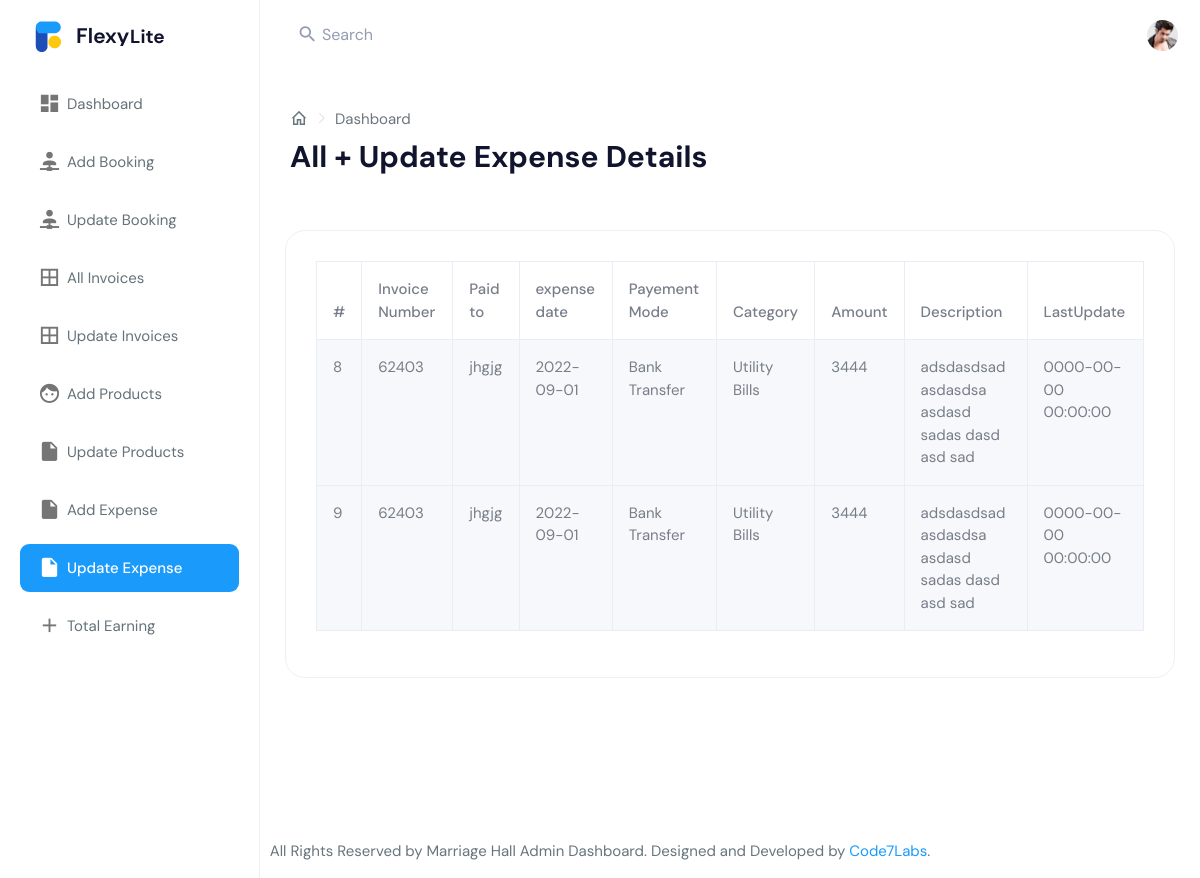
The page /update-expense.php on the database its author committed.
### tables this page shows
CREATE TABLE `expense` (
  `ID` bigint(11) NOT NULL AUTO_INCREMENT,
  `Inv_number` varchar(255) DEFAULT NULL,
  `paid_to` varchar(255) DEFAULT NULL,
  `expense_date` varchar(255) DEFAULT NULL,
  `payement_mode` varchar(255) DEFAULT NULL,
  `category` varchar(255) DEFAULT NULL,
  `amount` varchar(255) DEFAULT NULL,
  `description` varchar(255) DEFAULT NULL,
  `image_bill` varchar(255) DEFAULT NULL,
  `last_update` timestamp NULL DEFAULT NULL,
  PRIMARY KEY (`ID`)
);

### update-expense.php (the view)
<?php include 'header.php'; ?>
<?php include 'config/connection.php'; ?>
        <div class="page-wrapper">
            <div class="page-breadcrumb">
                <div class="row align-items-center">
                    <div class="col-6">
                        <nav aria-label="breadcrumb">
                            <ol class="breadcrumb mb-0 d-flex align-items-center">
                              <li class="breadcrumb-item"><a href="index.html" class="link"><i class="mdi mdi-home-outline fs-4"></i></a></li>
                              <li class="breadcrumb-item active" aria-current="page">Dashboard</li>
                            </ol>
                          </nav>
                        <h1 class="mb-0 fw-bold">All + Update  Expense Details</h1>
                    </div>
                </div>
            </div>
            <div class="container-fluid">
                    <div class="row">
                         <?php
                    $sql = "SELECT * FROM  expense";
                    $result = mysqli_query($conn, $sql) or die("Query Un successfully");
                    if(mysqli_num_rows($result) > 0) {
                    ?>
                    <div class="col-lg-12 col-xlg-12 col-md-12">
                        <div class="card">
                            <div class="card-body">
                               <table class="table   table-striped table-bordered" style="width:100%">
  <thead>
    <tr>
      <th scope="col">#</th>
      <th scope="col">Invoice Number</th>
      <th scope="col">Paid to </th>
      <th scope="col">expense date</th>
      <th scope="col">Payement Mode</th>
      <th scope="col">Category</th>
      <th scope="col">Amount</th>
      <th scope="col">Description</th>
      <th scope="col">LastUpdate</th>
    </tr>
  </thead>
  <?php
                while($row = mysqli_fetch_assoc($result)){
                    ?>
  <tbody>
    <tr>
      <td><?php echo $row['ID'] ?></td>
      <td><?php echo $row['Inv_number'] ?></td>
      <td><?php echo $row['paid_to'] ?></td>
      <td><?php echo $row['expense_date'] ?></td>
      <td><?php echo $row['payement_mode'] ?></td>
      <td><?php echo $row['category'] ?></td>
      <td><?php echo $row['amount'] ?></td>
      <td><?php echo $row['description'] ?></td>
      <td><?php echo $row['last_update'] ?></td>
    </tr>
    <?php
                    }
                      }
                      ?>
  </tbody>
</table>
                    </div>
                        </div>
                    </div>
</div>
                </div> </div>
            </div>
<?php include 'footer.php'; ?>

### header.php (shortened to what this page needs)
<!DOCTYPE html>
<html dir="ltr" lang="en">
<head>
    <link href="assets/libs/chartist/dist/chartist.min.css" rel="stylesheet">
    <link href="assets/libs/chartist-plugin-tooltips/dist/chartist-plugin-tooltip.css" rel="stylesheet">
    <link href="dist/css/style.min.css" rel="stylesheet">
</head>
<body>
    <div id="main-wrapper" data-layout="vertical" data-navbarbg="skin5" data-sidebartype="full"
        data-sidebar-position="absolute" data-header-position="absolute" data-boxed-layout="full">
        <header class="topbar" data-navbarbg="skin6">
            <nav class="navbar top-navbar navbar-expand-md navbar-light">
                <div class="navbar-header" data-logobg="skin6">
                    <a class="navbar-brand" href="index.php">
                        <b class="logo-icon">
                            <img src="assets/images/logo-icon.png" alt="homepage" class="dark-logo" />
                        </b>
                        <span class="logo-text">
                            <img src="assets/images/logo-text.png" alt="homepage" class="dark-logo" />
                        </span>
                    </a>
                </div>
                <div class="navbar-collapse collapse" id="navbarSupportedContent" data-navbarbg="skin5">
                    <ul class="navbar-nav float-start me-auto">
                        <li class="nav-item search-box"> <a class="nav-link waves-effect waves-dark"
                                href="javascript:void(0)"><i class="mdi mdi-magnify me-1"></i> <span class="font-16">Search</span></a>
                        </li>
                    </ul>
                    <ul class="navbar-nav float-end">
                        <li class="nav-item dropdown">
                            <a class="nav-link dropdown-toggle text-muted waves-effect waves-dark pro-pic" href="#" id="navbarDropdown" role="button" data-bs-toggle="dropdown" aria-expanded="false">
                                <img src="assets/images/users/profile.png" alt="user" class="rounded-circle" width="31">
                            </a>
                        </li>
                    </ul>
                </div>
            </nav>
        </header>
        <aside class="left-sidebar" data-sidebarbg="skin6">
            <div class="scroll-sidebar">
                <nav class="sidebar-nav">
                    <ul id="sidebarnav">
                        <li class="sidebar-item"> <a class="sidebar-link waves-effect waves-dark sidebar-link"
                                href="index.php" aria-expanded="false"><i class="mdi mdi-view-dashboard"></i><span
                                    class="hide-menu">Dashboard</span></a></li>
                        <li class="sidebar-item"> <a class="sidebar-link waves-effect waves-dark sidebar-link"
                                href="bookadd.php" aria-expanded="false"><i
                                    class="mdi mdi-account-network"></i><span class="hide-menu">Add Booking</span></a></li>
                        <li class="sidebar-item"> <a class="sidebar-link waves-effect waves-dark sidebar-link"
                                href="update-booking.php" aria-expanded="false"><i
                                    class="mdi mdi-account-network"></i><span class="hide-menu">Update Booking</span></a></li>
                        <li class="sidebar-item"> <a class="sidebar-link waves-effect waves-dark sidebar-link"
                                href="allinvoices.php" aria-expanded="false"><i class="mdi mdi-border-all"></i><span
                                    class="hide-menu">All Invoices</span></a></li>
                         <li class="sidebar-item"> <a class="sidebar-link waves-effect waves-dark sidebar-link"
                                href="update-invoice.php" aria-expanded="false"><i class="mdi mdi-border-all"></i><span
                                    class="hide-menu">Update Invoices</span></a></li>
                        <li class="sidebar-item"> <a class="sidebar-link waves-effect waves-dark sidebar-link"
                                href="addproduct.php" aria-expanded="false"><i class="mdi mdi-face"></i><span
                                    class="hide-menu">Add Products</span></a></li>
                        <li class="sidebar-item"> <a class="sidebar-link waves-effect waves-dark sidebar-link"
                                href="update-product.php" aria-expanded="false"><i class="mdi mdi-file"></i><span
                                    class="hide-menu">Update Products</span></a></li>
                        <li class="sidebar-item"> <a class="sidebar-link waves-effect waves-dark sidebar-link"
                                href="add-expense.php" aria-expanded="false"><i class="mdi mdi-file"></i><span
                                    class="hide-menu">Add Expense</span></a></li>
                        <li class="sidebar-item"> <a class="sidebar-link waves-effect waves-dark sidebar-link"
                                href="update-expense.php" aria-expanded="false"><i class="mdi mdi-file"></i><span
                                    class="hide-menu">Update Expense</span></a></li>
                        <li class="sidebar-item"> <a class="sidebar-link waves-effect waves-dark sidebar-link"
                                href="#" aria-expanded="false"><i class="mdi mdi-plus"></i><span
                                    class="hide-menu">Total Earning</span></a></li>
                    </ul>
                </nav>
            </div>
        </aside>

### footer.php (shortened to what this page needs)
            <footer class="footer text-center">
                All Rights Reserved by Marriage Hall  Admin Dashboard. Designed and Developed by <a
                    href="https://www.code7labs.com">Code7Labs</a>.
            </footer>
</body>
</html>

### rows shown on the page
expense: ID "8", Inv_number "62403", paid_to "jhgjg", expense_date "2022-09-01", payement_mode "Bank Transfer", category "Utility Bills", amount "3444", description "adsdasdsad asdasdsa asdasd sadas dasd asd sad", last_update "0000-00-00 00:00:00"
expense: ID "9", Inv_number "62403", paid_to "jhgjg", expense_date "2022-09-01", payement_mode "Bank Transfer", category "Utility Bills", amount "3444", description "adsdasdsad asdasdsa asdasd sadas dasd asd sad", last_update "0000-00-00 00:00:00"
